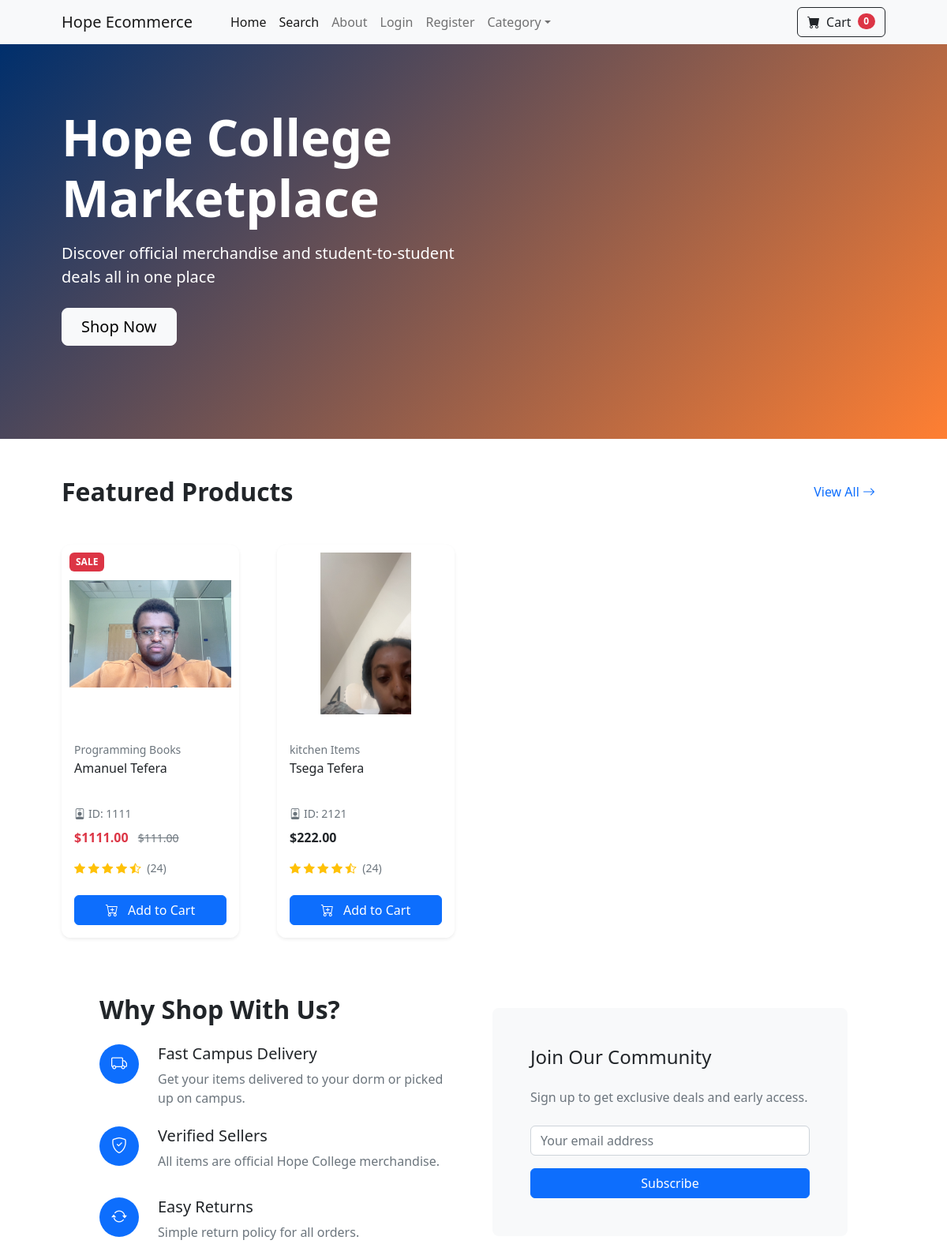
The app's page / (upper part), older data.
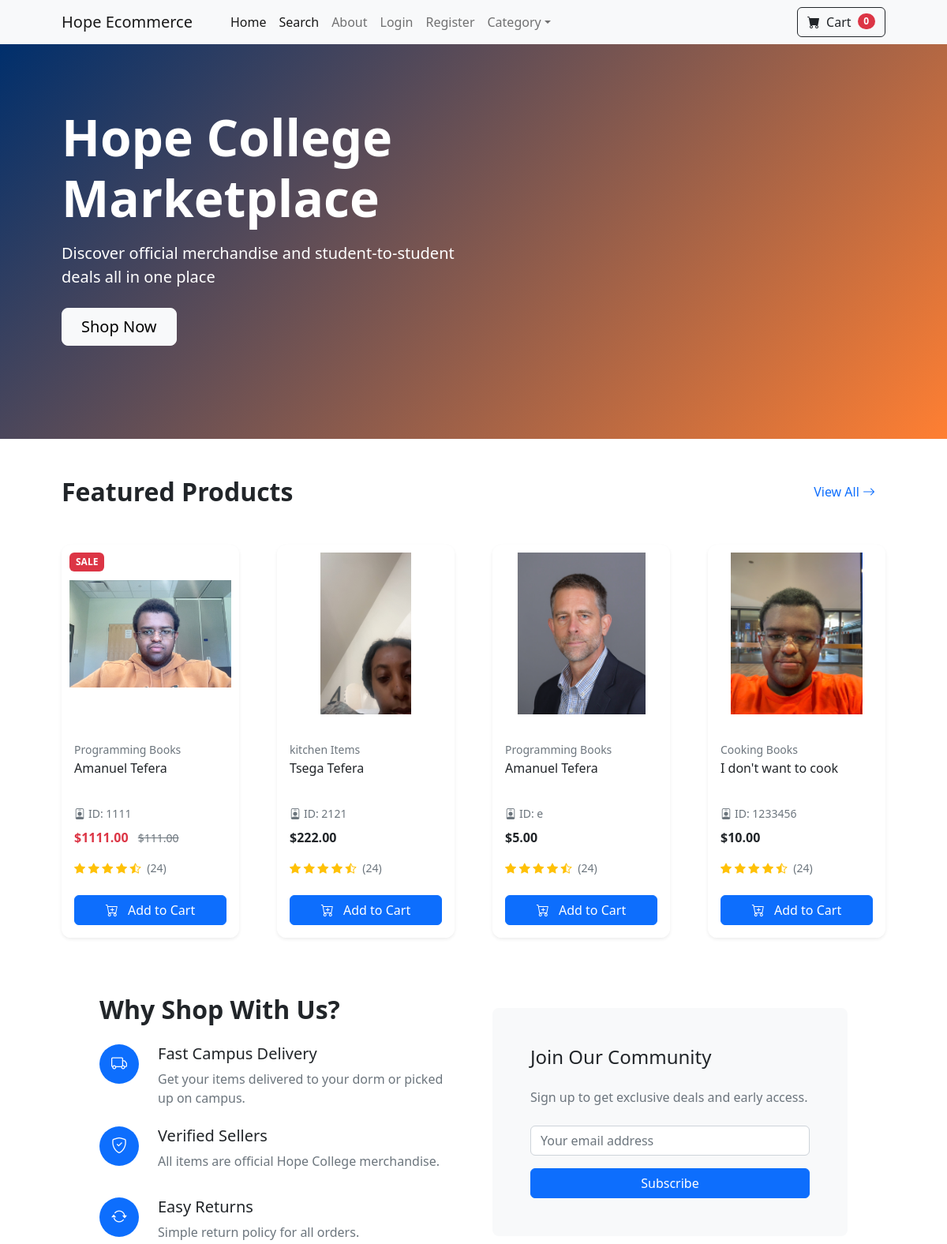
The same page, newer data.
### store/models.py (models this page shows, shortened)
class Product(models.Model):
    youStudentID = models.CharField(
        max_length=100,
        default="",
        blank=False
    )
    name = models.CharField(max_length=100)
    price = models.DecimalField(default=0, decimal_places=2, max_digits=7)
    category = models.ForeignKey(Category, on_delete=models.CASCADE, default=1)
    description = models.CharField(max_length=250, default='', blank=True, null=True)
    image = models.ImageField(upload_to='uploads/product/', blank=False, null=False)
    is_sale = models.BooleanField(default=False)
    sale_price = models.DecimalField(default=0, decimal_places=2, max_digits=7)

class Category(models.Model):
	name = models.CharField(max_length=50)
	def __str__(self):
		return self.name

### store/views.py (the view)
# urls.py: 2. Add a URL to urlpatterns:  path('', views.home, name='home')
def home(request):
	products = Product.objects.all()
	return render(request, 'home.html', {'products':products})

### cart/cart.py (called while the page is built)
    def __len__(self):
    	return len(self.cart)

### cart/context_processors.py (called while the page is built)
def cart(request):
	return {'cart': Cart(request)}

### store/templates/home.html (shortened to what this page needs)
{% extends 'base.html' %}
{% block content %}
{% load static %}
    <header class="hero-section" style="background: linear-gradient(135deg, #002F6C 0%, #FF7F32 100%);">
        <div class="container px-4 px-lg-5 h-100">
            <div class="row gx-4 gx-lg-5 h-100 align-items-center">
                <div class="col-lg-6 text-white">
                    <h1 class="display-3 fw-bold mb-3">Hope College Marketplace</h1>
                    <p class="lead mb-4">Discover official merchandise and student‑to‑student deals all in one place</p>
                    <div class="d-flex gap-3">
                        <a href="#featured" class="btn btn-light btn-lg px-4">Shop Now</a>
                    </div>
                </div>
            </div>
        </div>
    </header>
    <section id="featured" class="py-5 bg-white">
        <div class="container px-4 px-lg-5">
            <div class="d-flex justify-content-between align-items-center mb-5">
                <h2 class="fw-bold mb-0">Featured Products</h2>
                <a href="#" class="btn btn-link text-decoration-none">View All <i class="bi bi-arrow-right"></i></a>
            </div>
<div class="row gx-4 gx-lg-5">
    {% for product in products %}
        <div class="col-12 col-sm-6 col-md-4 col-lg-3 mb-4">
            <div class="card product-card h-100 border-0 shadow-sm">
                {% if product.is_sale %}
                    <div class="badge bg-danger sale-badge">SALE</div>
                {% endif %}
                <div class="product-image-container">
                    <div class="product-image-wrapper">
                        {% if product.image %}
                            <img class="product-img" src="{{ product.image.url }}" alt="{{ product.name }}" loading="lazy">
                        {% else %}
                            <img class="product-img" src="{% static 'images/placeholder-product.jpg' %}" alt="No image available" loading="lazy">
                        {% endif %}
                    </div>
                </div>
                <div class="card-body px-3 py-4">
                    <div class="product-category small text-muted mb-1">{{ product.category }}</div>
                    <h3 class="product-title h6 mb-2">{{ product.name }}</h3>
                    <p class="student-id text-muted small mb-2"><i class="bi bi-person-badge me-1"></i>ID: {{ product.youStudentID }}</p>
                    <div class="product-price mb-3">
                        {% if product.is_sale %}
                            <span class="text-danger fw-bold">${{ product.sale_price }}</span>
                            <span class="text-decoration-line-through text-muted small ms-2">${{ product.price }}</span>
                        {% else %}
                            <span class="fw-bold">${{ product.price }}</span>
                        {% endif %}
                    </div>
                    <div class="d-flex justify-content-between align-items-center">
                        <div class="product-rating small text-warning">
                            <i class="bi bi-star-fill"></i>
                            <i class="bi bi-star-fill"></i>
                            <i class="bi bi-star-fill"></i>
                            <i class="bi bi-star-fill"></i>
                            <i class="bi bi-star-half"></i>
                            <span class="text-muted ms-1">(24)</span>
                        </div>
                    </div>
                </div>
                <div class="card-footer bg-white border-0 pb-3 pt-0 px-3">
                    <a href="{% url 'product' product.id %}" class="btn btn-primary w-100">
                        <i class="bi bi-cart-plus me-2"></i> Add to Cart
                    </a>
                </div>
            </div>
        </div>
    {% empty %}
        <p class="text-center">No products available at the moment.</p>
    {% endfor %}
</div>
    <section class="py-5 bg-white">
        <div class="container px-4 px-lg-5">
            <div class="row gx-5 align-items-center">
                <div class="col-lg-6 mb-5 mb-lg-0">
                    <h2 class="fw-bold mb-4">Why Shop With Us?</h2>
                    <div class="d-flex mb-4">
                        <div class="me-4">
                            <div class="icon-circle bg-primary text-white mb-3">
                                <i class="bi bi-truck"></i>
                            </div>
                        </div>
                        <div>
                            <h3 class="h5">Fast Campus Delivery</h3>
                            <p class="text-muted mb-0">Get your items delivered to your dorm or picked up on campus.</p>
                        </div>
                    </div>
                    <div class="d-flex mb-4">
                        <div class="me-4">
                            <div class="icon-circle bg-primary text-white mb-3">
                                <i class="bi bi-shield-check"></i>
                            </div>
                        </div>
                        <div>
                            <h3 class="h5">Verified Sellers</h3>
                            <p class="text-muted mb-0">All items are official Hope College merchandise.</p>
                        </div>
                    </div>
                    <div class="d-flex">
                        <div class="me-4">
                            <div class="icon-circle bg-primary text-white mb-3">
                                <i class="bi bi-arrow-repeat"></i>
                            </div>
                        </div>
                        <div>
                            <h3 class="h5">Easy Returns</h3>
                            <p class="text-muted mb-0">Simple return policy for all orders.</p>
                        </div>
                    </div>
                </div>
                <div class="col-lg-6">
                    <div class="bg-light p-5 rounded-3">
                        <h3 class="h4 mb-4">Join Our Community</h3>
                        <p class="text-muted mb-4">Sign up to get exclusive deals and early access.</p>
                        <form>
                            <div class="mb-3">
                                <input type="email" class="form-control" placeholder="Your email address">
                            </div>
                            <button type="submit" class="btn btn-primary w-100">Subscribe</button>
                        </form>
                    </div>
                </div>
            </div>
        </div>
    </section>
{% endblock %}

### store/templates/base.html (shortened to what this page needs)
{%load static %}
<!DOCTYPE html>
<html lang="en">
    <head>
        <link href="https://cdn.jsdelivr.net/npm/bootstrap-icons@1.5.0/font/bootstrap-icons.css" rel="stylesheet" />
        <link href="{% static 'css/styles.css' %}" rel="stylesheet" />
    </head>
    <body>
        {% include 'navbar.html' %}
        {% block content %}
        {% endblock %}
    </body>
</html>

### store/templates/navbar.html (shortened to what this page needs)
        <nav class="navbar navbar-expand-lg navbar-light bg-light">
            <div class="container px-4 px-lg-5">
                <a class="navbar-brand" href="{% url 'home' %}">Hope Ecommerce</a>
                <div class="collapse navbar-collapse" id="navbarSupportedContent">
                    <ul class="navbar-nav me-auto mb-2 mb-lg-0 ms-lg-4">
                        <li class="nav-item"><a class="nav-link active" aria-current="page" href="{% url 'home' %}">Home</a></li>
                        <li class="nav-item"><a class="nav-link active" aria-current="page" href="{% url 'search' %}">Search</a></li>
                        <li class="nav-item"><a class="nav-link" href="{% url 'about' %}">About</a></li>
            {% if user.is_authenticated %}
   <li class="nav-item dropdown">
            <a class="nav-link dropdown-toggle" id="navbarDropdown" href="#" role="button" data-bs-toggle="dropdown" aria-expanded="false">Profile</a>
            <ul class="dropdown-menu" aria-labelledby="navbarDropdown">
                <li><a class="dropdown-item" href="{% url 'update_user' %}">User Profile</a></li>
                <li><hr class="dropdown-divider" /></li>
<li><a class="dropdown-item" href="{% url 'update_info'  %}">User Info</a></li>
                            </ul>
                        </li>
            {% if user.is_superuser %}
              <li class="nav-item dropdown">
            <a class="nav-link dropdown-toggle" id="navbarDropdown" href="#" role="button" data-bs-toggle="dropdown" aria-expanded="false">Orders</a>
            <ul class="dropdown-menu" aria-labelledby="navbarDropdown">
                <li><a class="dropdown-item" href="{% url 'shipped_dash' %}">Shipped Orders</a></li>
                <li><hr class="dropdown-divider" /></li>
<li><a class="dropdown-item" href="{% url 'not_shipped_dash'  %}">UnShipped Orders</a></li>
                            </ul>
                        </li>
            {% endif %}
               <li class="nav-item"><a class="nav-link" href="{% url 'logout' %}">Logout</a></li>
            {% else %}
               <li class="nav-item"><a class="nav-link" href="{% url 'login' %}">Login</a></li>
               <li class="nav-item"><a class="nav-link" href="{% url 'register' %}">Register</a></li>
            {% endif %}
                        <li class="nav-item dropdown">
                            <a class="nav-link dropdown-toggle" id="navbarDropdown" href="{% url 'home' %}" role="button" data-bs-toggle="dropdown" aria-expanded="false">Category</a>
                        </li>
                    </ul>
                    <form class="d-flex">
<a href="{% url 'cart_summary' %}" class="btn btn-outline-dark d-flex align-items-center">
    <i class="bi bi-cart-fill me-2"></i>
    <span>Cart</span>
    <span class="badge bg-danger text-white ms-2 rounded-pill" id = 'cartnum'>{{ cart|length }}</span>
</a>
                    </form>
                </div>
            </div>
        </nav>

### store/templates/home.html (style rules this page uses)
.hero-section { padding: 5rem 0; min-height: 500px; }
.product-card { transition: transform 0.3s ease, box-shadow 0.3s ease; border-radius: 0.75rem; overflow: hidden; }
.product-image-container { position: relative; height: 0; padding-bottom: 100%; overflow: hidden; background: #f8f9fa; }
.product-image-wrapper { position: absolute; top: 0; left: 0; width: 100%; height: 100%; display: flex; align-items: center; justify-content: center; }
.product-img { object-fit: contain; width: 100%; height: 100%; max-height: 100%; transition: transform 0.5s ease; background-color: white; padding: 10px; }
.sale-badge { position: absolute; top: 10px; left: 10px; font-size: 0.75rem; padding: 0.35rem 0.5rem; z-index: 1; }
.product-title { display: -webkit-box; -webkit-line-clamp: 2; -webkit-box-orient: vertical; overflow: hidden; min-height: 3em; }
.icon-circle { width: 50px; height: 50px; border-radius: 50%; display: flex; align-items: center; justify-content: center; font-size: 1.25rem; }

Row changes from the older to the newer data that the page shows:
added Product: image (picture), category "Programming Books", name "Amanuel Tefera", youStudentID "e", price "5.00"
added Product: image (picture), category "Cooking Books", name "I don't want to cook", youStudentID "1233456", price "10.00"
